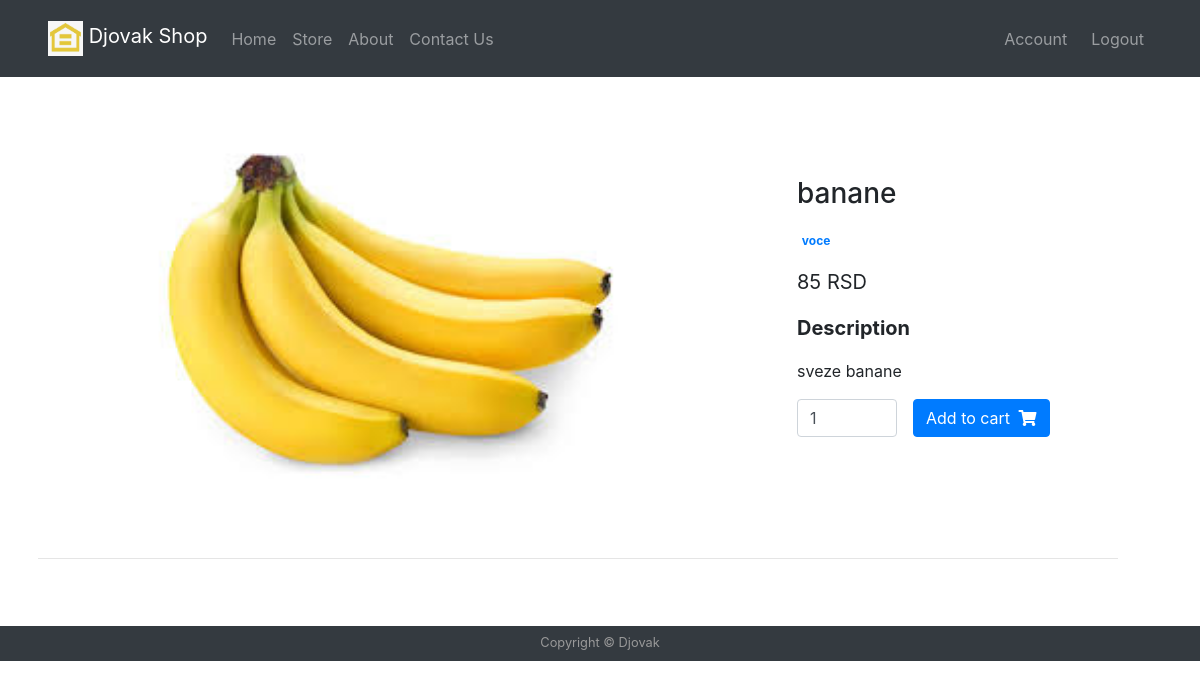
The app's page /product/8 (signed in) with its own data.
### djop/models.py (models this page shows, shortened)
class Product(db.Model):
    id = db.Column(db.Integer, primary_key=True)
    name = db.Column(db.String(30), nullable=False, unique=True)
    description = db.Column(db.String(300), nullable=False, unique=True)
    category = db.Column(db.Integer, db.ForeignKey('category.id'), nullable=False)
    price = db.Column(db.Integer, nullable=False)
    image = db.Column(db.String(20), nullable=False, default='default.png')

class Category(db.Model):
    id = db.Column(db.Integer, primary_key=True)
    name = db.Column(db.String(30), nullable=False, unique=True)
    parentCategory = db.Column(db.Integer, nullable=False, default = 0)
    products = db.relationship('Product', backref='category_all' , lazy=True)

### djop/routes.py (the view)
@app.route('/product/<int:product_id>')
@login_required
def product(product_id):
    p = Product.query.get_or_404(product_id)
    productCategories = findCategories(p)
    productCategories.pop()
    return render_template('product.html', title= p.name, product=p, productCategories=productCategories)

### djop/models.py (called while the page is built)
@login_manager.user_loader
def load_user(user_id):
    return User.query.get(int(user_id))

### djop/routes.py (called while the page is built)
def findCategories(product):
    temp=[]
    now = Category.query.filter_by(id=product.category).first()
    while now:
        temp.insert(0,now.name)
        now = Category.query.filter_by(id=now.parentCategory).first()
    return temp

### djop/templates/product.html (shortened to what this page needs)
{% extends 'base.html' %}
{% block head %}
    <link rel="stylesheet" href="https://use.fontawesome.com/releases/v5.11.2/css/all.css">
{% endblock %}
{% block body %}
<main class="mt-0 pt-1 mx-auto">
        <div class="container dark-grey-text mt-2 mx-auto">
          <div class="row wow fadeIn mx-auto">
            <div class="col-md-1 mb-4">
            </div>
            <div class="col-md-7 mb-4">
              <img src={{url_for('static', filename= 'images/product/'+ product.image)}} class="img-fluid" alt="" style="min-width: 500px;">
            </div>
            <div class="col-md-4 mb-4 mt-5">
              <div class="p-4">
                <div class="mb-3">
                  <h3>{{product.name}}</h3>
                </div>
                <div class="mb-3">
                  <a href="">
                    <span class="badge purple mr-1">{{product.category_all.name}}</span>
                  </a>
                </div>
                <p class="lead">
                  <span><b>{{product.price}} RSD </b></span>
                </p>
                <p class="lead font-weight-bold">Description</p>
                <p>{{product.description}}</p>
                <form class="d-flex justify-content-left">
                  <input type="number" value="1" aria-label="Search" class="form-control mr-3" style="width: 100px">
                  <button class="btn btn-primary btn-md my-0 p" type="submit">Add to cart
                    <i class="fas fa-shopping-cart ml-1"></i>
                  </button>
                </form>
              </div>
            </div>
          </div>
          <hr>
      </main>
{% endblock %}

### records on screen
Product: image (picture), name "banane", price "85", description "sveze banane"
Category: category_all.name "voce"
